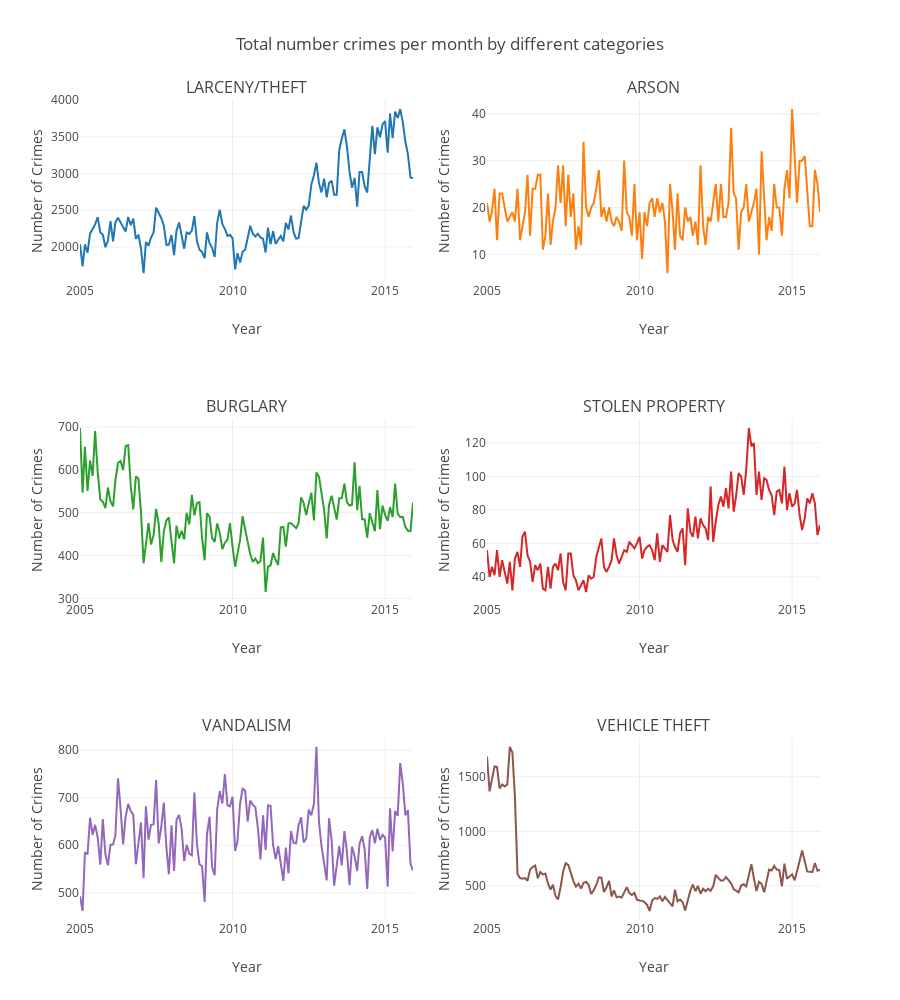

Source (notebook cell):
### Code cell
data1 = data[data.Category == 'LARCENY/THEFT']
trace1 = go.Scatter(x = data1.Date, y = data1.IncidntNum, showlegend = False)

data2 = data[data.Category == 'ARSON']
trace2 = go.Scatter(x = data2.Date, y = data2.IncidntNum, showlegend = False)

data3 = data[data.Category == 'BURGLARY']
trace3 = go.Scatter(x = data3.Date, y = data3.IncidntNum, showlegend = False)

data4 = data[data.Category == 'STOLEN PROPERTY']
trace4 = go.Scatter(x = data4.Date, y = data4.IncidntNum, showlegend = False)

data5 = data[data.Category == 'VANDALISM']
trace5 = go.Scatter(x = data5.Date, y = data5.IncidntNum, showlegend = False)

data6 = data[data.Category == 'VEHICLE THEFT']
trace6 = go.Scatter(x = data6.Date, y = data6.IncidntNum, showlegend = False)

fig = tools.make_subplots(rows=3, cols=2, 
                          subplot_titles=('LARCENY/THEFT','ARSON', 'BURGLARY', 
                                          'STOLEN PROPERTY','VANDALISM',
                                          'VEHICLE THEFT'))

fig.append_trace(trace1, 1, 1)
fig.append_trace(trace2, 1, 2)
fig.append_trace(trace3, 2, 1)
fig.append_trace(trace4, 2, 2)
fig.append_trace(trace5, 3, 1)
fig.append_trace(trace6, 3, 2)


fig['layout']['xaxis1'].update(title='Year')
fig['layout']['xaxis2'].update(title='Year')
fig['layout']['xaxis3'].update(title='Year')
fig['layout']['xaxis4'].update(title='Year')
fig['layout']['xaxis5'].update(title='Year')
fig['layout']['xaxis6'].update(title='Year')

fig['layout']['yaxis1'].update(title='Number of Crimes')
fig['layout']['yaxis2'].update(title='Number of Crimes')
fig['layout']['yaxis3'].update(title='Number of Crimes')
fig['layout']['yaxis4'].update(title='Number of Crimes')
fig['layout']['yaxis5'].update(title='Number of Crimes')
fig['layout']['yaxis6'].update(title='Number of Crimes')

fig['layout'].update(title='Total number crimes per month by different categories', 
                     height = 1000)

iplot(fig)

### Figure 1 — Plotly figure (JSON) as saved in the notebook; plotly's stock layout.template omitted (floating-point values rounded to 4 significant figures; data arrays with more than 128 entries replaced by an {"elided": "..."} marker saying what was removed)
{"data": [{"showlegend": false, "type": "scatter", "x": {"elided": "132 str values"}, "xaxis": "x1", "y": {"elided": "132 int values"}, "yaxis": "y1"}, {"showlegend": false, "type": "scatter", "x": {"elided": "132 str values"}, "xaxis": "x2", "y": {"elided": "132 int values"}, "yaxis": "y2"}, {"showlegend": false, "type": "scatter", "x": {"elided": "132 str values"}, "xaxis": "x3", "y": {"elided": "132 int values"}, "yaxis": "y3"}, {"showlegend": false, "type": "scatter", "x": {"elided": "132 str values"}, "xaxis": "x4", "y": {"elided": "132 int values"}, "yaxis": "y4"}, {"showlegend": false, "type": "scatter", "x": {"elided": "132 str values"}, "xaxis": "x5", "y": {"elided": "132 int values"}, "yaxis": "y5"}, {"showlegend": false, "type": "scatter", "x": {"elided": "132 str values"}, "xaxis": "x6", "y": {"elided": "132 int values"}, "yaxis": "y6"}], "layout": {"annotations": [{"font": {"size": 16}, "showarrow": false, "text": "LARCENY/THEFT", "x": 0.225, "xanchor": "center", "xref": "paper", "y": 1, "yanchor": "bottom", "yref": "paper"}, {"font": {"size": 16}, "showarrow": false, "text": "ARSON", "x": 0.775, "xanchor": "center", "xref": "paper", "y": 1, "yanchor": "bottom", "yref": "paper"}, {"font": {"size": 16}, "showarrow": false, "text": "BURGLARY", "x": 0.225, "xanchor": "center", "xref": "paper", "y": 0.6111, "yanchor": "bottom", "yref": "paper"}, {"font": {"size": 16}, "showarrow": false, "text": "STOLEN PROPERTY", "x": 0.775, "xanchor": "center", "xref": "paper", "y": 0.6111, "yanchor": "bottom", "yref": "paper"}, {"font": {"size": 16}, "showarrow": false, "text": "VANDALISM", "x": 0.225, "xanchor": "center", "xref": "paper", "y": 0.2222, "yanchor": "bottom", "yref": "paper"}, {"font": {"size": 16}, "showarrow": false, "text": "VEHICLE THEFT", "x": 0.775, "xanchor": "center", "xref": "paper", "y": 0.2222, "yanchor": "bottom", "yref": "paper"}], "height": 1000, "title": "Total number crimes per month by different categories", "xaxis1": {"anchor": "y1", "domain": [0, 0.45], "title": "Year"}, "xaxis2": {"anchor": "y2", "domain": [0.55, 1], "title": "Year"}, "xaxis3": {"anchor": "y3", "domain": [0, 0.45], "title": "Year"}, "xaxis4": {"anchor": "y4", "domain": [0.55, 1], "title": "Year"}, "xaxis5": {"anchor": "y5", "domain": [0, 0.45], "title": "Year"}, "xaxis6": {"anchor": "y6", "domain": [0.55, 1], "title": "Year"}, "yaxis1": {"anchor": "x1", "domain": [0.7778, 1], "title": "Number of Crimes"}, "yaxis2": {"anchor": "x2", "domain": [0.7778, 1], "title": "Number of Crimes"}, "yaxis3": {"anchor": "x3", "domain": [0.3889, 0.6111], "title": "Number of Crimes"}, "yaxis4": {"anchor": "x4", "domain": [0.3889, 0.6111], "title": "Number of Crimes"}, "yaxis5": {"anchor": "x5", "domain": [0, 0.2222], "title": "Number of Crimes"}, "yaxis6": {"anchor": "x6", "domain": [0, 0.2222], "title": "Number of Crimes"}}}
